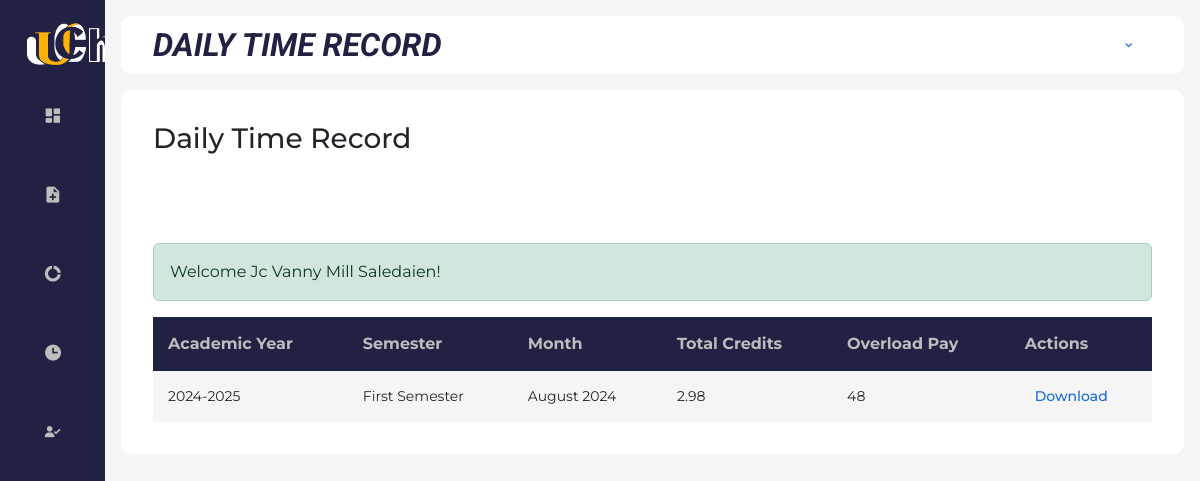
The page /faculty/f_dtr.php (signed in) on the database its author committed.
### tables this page shows
CREATE TABLE `dtr_extracted_data` (
  `id` int(11) NOT NULL,
  `userId` int(11) NOT NULL,
  `academic_year_id` int(11) NOT NULL,
  `semester_id` int(11) NOT NULL,
  `month_year` varchar(50) DEFAULT NULL,
  `week1` float DEFAULT NULL,
  `week2` float DEFAULT NULL,
  `week3` float DEFAULT NULL,
  `week4` float DEFAULT NULL,
  `week5` float DEFAULT NULL,
  `filePath` varchar(255) DEFAULT NULL,
  `fileName` varchar(255) DEFAULT NULL,
  `dateCreated` datetime DEFAULT current_timestamp(),
  `overall_total` varchar(5) DEFAULT NULL,
  `remarks` text DEFAULT NULL,
  `week1_overload` decimal(10,2) DEFAULT NULL,
  `week2_overload` decimal(10,2) DEFAULT NULL,
  `week3_overload` decimal(10,2) DEFAULT NULL,
  `week4_overload` decimal(10,2) DEFAULT NULL,
  `total_credits` decimal(10,2) DEFAULT NULL,
  `overload_pay` decimal(10,2) DEFAULT NULL
);

CREATE TABLE `academic_years` (
  `academic_year_id` int(11) NOT NULL,
  `academic_year` varchar(20) NOT NULL
);

CREATE TABLE `semesters` (
  `semester_id` int(11) NOT NULL,
  `semester_name` varchar(50) NOT NULL
);

### faculty/f_dtr.php (the view, shortened to what this page needs)
<?php
include('./includes/header.php');
include('./includes/sidebar.php');
include('./includes/topbar.php');
$loggedInUserId = $_SESSION['auth_user']['userId'];
?>
<link rel="stylesheet" href="https://cdn.jsdelivr.net/npm/sweetalert2@11/dist/sweetalert2.min.css">
<div class="tabular--wrapper">
<h3 class="main--title">Daily Time Record</h3>
    <div class="add">
        </div>
        <div class="table-container">
            <?php
                $query = "SELECT d.id, d.userId, d.academic_year_id, d.semester_id,
                            d.week1, d.week2, d.week3, d.week4, d.week5, d.overall_total,
                            d.fileName, d.month_year,
                            e.firstName, e.middleName, e.lastName, e.employeeId,
                            a.academic_year, s.semester_name,
                            COALESCE(itl.totalOverload, 0) AS totalOverload,
                            itl.designated,
                        d.week1_overload, d.week2_overload, d.week3_overload, d.week4_overload
                        FROM dtr_extracted_data d
                        JOIN employee e ON d.userId = e.userId
                        JOIN academic_years a ON d.academic_year_id = a.academic_year_id
                        JOIN semesters s ON d.semester_id = s.semester_id
                        LEFT JOIN itl_extracted_data itl ON d.userId = itl.userId
                        WHERE d.userId = ?";
                $stmt = $con->prepare($query);
                $params = [$loggedInUserId];
                $types = "i";
                $stmt->bind_param($types, ...$params);
                $stmt->execute();
                $result = $stmt->get_result();
            ?>
        <?php if (isset($_SESSION['status'])): ?>
            <div id="statusAlert" class="alert alert-<?php echo $_SESSION['status_code'] === 'success' ? 'success' : 'danger'; ?> alert-dismissible fade show" role="alert">
                <?php echo $_SESSION['status']; ?>
            </div>
        <?php endif; ?>
        <table>
            <thead>
                <tr>
                    <th>Academic Year</th>
                    <th>Semester</th>
                    <th>Month</th>
                    <th>Total Credits</th>
                    <th>Overload Pay</th>
                    <th>Actions</th>
                </tr>
            </thead>
            <tbody>
            <?php if ($result->num_rows > 0): ?>
                <?php while ($row = $result->fetch_assoc()):
                    $totalCredits = 0;
                    $weekOverloads = 0;
                    foreach (['week1_overload', 'week2_overload', 'week3_overload', 'week4_overload'] as $week) {
                        $weekOverloads += $row[$week];
                        if ($row[$week] > 12) {
                            $totalCredits += ($row[$week] - 12);
                        }
                    }
                    if ($totalCredits > 0) {
                        $weekOverloads -= $totalCredits;
                    }
                ?>
                    <tr>
                        <td><?php echo htmlspecialchars($row['academic_year']); ?></td>
                        <td><?php echo htmlspecialchars($row['semester_name']); ?></td>
                        <td><?php echo htmlspecialchars($row['month_year']); ?></td>
                        <td><?php echo ($totalCredits > 0) ? $totalCredits : '0'; ?></td>
                        <td><?php echo ($weekOverloads > 0) ? $weekOverloads : '0'; ?></td>
                        <td>
                        <a href="./controller/download-itl.php?employee_id=' . htmlspecialchars($row['userId']) . '" class="action">Download</a>
                        </td>
                    </tr>
                <?php endwhile; ?>
            <?php else: ?>
                <tr>
                    <td colspan="6" class="text-center">No records found.</td>
                </tr>
            <?php endif; ?>
            </tbody>
        </table>
        </div>
        </div>
    <?php
    include('./includes/footer.php');
    ?>

### assets/style.css (style rules this page uses)
:root { --montserrat:'Montserrat', sans-serif; --nunito:'Nunito', sans-serif; --roboto:'Roboto', sans-serif; --light:#fff; --hover:#464662; --bg: #212143; --h1:#212143; --h1-blur:#212143cb; --text:#BDBDBD; --text-black:#05051d; --num:#146ADC; --cards:#A1BEEA; --bg-light:#FFFFFF; --bg-dark:#F5F5F5; --bg-darker:#B5B5C0; --tb-dark:#dddde2; --tb-ligt:#F5F5F5; --yellow:#F0B732; --staff:#A1BEEA; --faculty:#212143; --hr:#0066ff; --red:#ff0022; }
html { background: var(--html); }
body { display: flex; }
.tabular--wrapper .add { display: flex; align-items: center; grid-gap: 16px; padding: 2rem 3%; justify-content: end; }
.tabular--wrapper { background: var(--light); margin-top: 1rem; border-radius: 10px; padding: 2rem; }
.table-container { width: 100%; }
table { width: 100%; border-collapse: collapse; }
thead { background: var(--bg); color: var(--text); }
th { padding: 15px; text-align: left; }
tbody { background: var(--bg-dark); }
td { padding: 15px; font-size: 14px; }
.tabular--wrapper .table-container table tr td .action { margin-left: 10px; text-decoration: none; color: var(--num); font-family: var(--montserrat); font-weight: 500; }
.alert { padding: 10px 20px; margin: 15px 0; border-radius: 5px; color: #fff; background-color: #28a745; border: 1px solid #28a745; position: relative; animation: fadeIn 0.5s, fadeOut 0.5s 2.5s; }

### assets/profile.css (style rules this page uses)
:root { --montserrat:'Montserrat', sans-serif; --nunito:'Nunito', sans-serif; --light:#fff; --hover:#464662; --bg: #212143; --h1:#212143; --h1-blur:#212143cb; --text:#BDBDBD; --text-black:#05051d; --num:#146ADC; --cards:#A1BEEA; --bg-light:#FFFFFF; --bg-dark:#F5F5F5; --bg-darker:#B5B5C0; --tb-dark:#dddde2; --tb-ligt:#F5F5F5; --yellow:#F0B732; --staff:#A1BEEA; --faculty:#212143; --hr:#0066ff; --red:#ff0022; --prof:#b0b0bd; }

### rows shown on the page
dtr_extracted_data: academic_year.academic_year "2024-2025", semester.semester_name "First Semester", month_year "August 2024", totalCredits "2.98", weekOverloads "48"

### other values the page prints
$_SESSION['status'] "Welcome Jc Vanny Mill Saledaien!"
